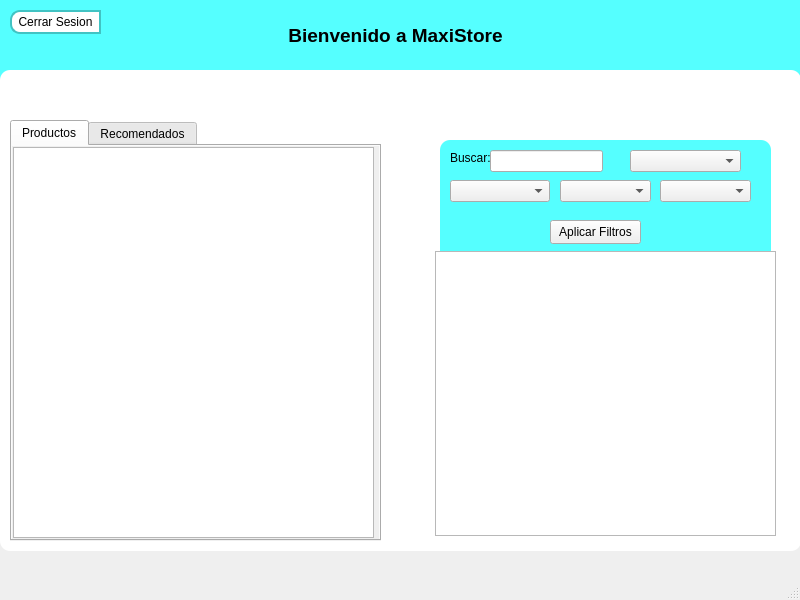
<?xml version="1.0" encoding="UTF-8"?>
<ui version="4.0">
 <class>Ventana_Productos</class>
 <widget class="QMainWindow" name="Ventana_Productos">
  <property name="geometry">
   <rect>
    <x>0</x>
    <y>0</y>
    <width>800</width>
    <height>600</height>
   </rect>
  </property>
  <property name="windowTitle">
   <string>Productos</string>
  </property>
  <property name="styleSheet">
   <string notr="true">#Capa0{
	background-color: rgb(85, 255, 255);
}

#Capa1{
	border-radius: 10px;
	background-color: rgb(255, 255, 255);
}

#Capa2{
	background-color: rgb(85, 255, 255);
	border-radius: 10px;
}

#Volver{
	border: 2px solid rgb(65, 195, 195);
	border-top-left-radius: 10px;
	border-bottom-left-radius: 10px;
	background-color: rgb(255, 255, 255);
}

#Volver:hover{
	
	background-color: rgb(85, 255, 255);
}</string>
  </property>
  <widget class="QWidget" name="centralwidget">
   <widget class="QWidget" name="Capa0" native="true">
    <property name="geometry">
     <rect>
      <x>0</x>
      <y>0</y>
      <width>801</width>
      <height>101</height>
     </rect>
    </property>
    <widget class="QLabel" name="label">
     <property name="geometry">
      <rect>
       <x>240</x>
       <y>20</y>
       <width>311</width>
       <height>31</height>
      </rect>
     </property>
     <property name="font">
      <font>
       <family>Arial</family>
       <pointsize>14</pointsize>
       <bold>true</bold>
      </font>
     </property>
     <property name="text">
      <string>Bienvenido a MaxiStore</string>
     </property>
     <property name="alignment">
      <set>Qt::AlignmentFlag::AlignCenter</set>
     </property>
    </widget>
    <widget class="QPushButton" name="Volver">
     <property name="geometry">
      <rect>
       <x>10</x>
       <y>10</y>
       <width>91</width>
       <height>24</height>
      </rect>
     </property>
     <property name="text">
      <string>Cerrar Sesion</string>
     </property>
    </widget>
   </widget>
   <widget class="QWidget" name="Capa1" native="true">
    <property name="geometry">
     <rect>
      <x>0</x>
      <y>70</y>
      <width>801</width>
      <height>481</height>
     </rect>
    </property>
    <widget class="QTabWidget" name="Carpeta">
     <property name="geometry">
      <rect>
       <x>10</x>
       <y>50</y>
       <width>371</width>
       <height>421</height>
      </rect>
     </property>
     <property name="currentIndex">
      <number>0</number>
     </property>
     <widget class="QWidget" name="Productos">
      <attribute name="title">
       <string>Productos</string>
      </attribute>
      <widget class="QScrollArea" name="scrollArea">
       <property name="geometry">
        <rect>
         <x>-10</x>
         <y>-10</y>
         <width>381</width>
         <height>411</height>
        </rect>
       </property>
       <property name="widgetResizable">
        <bool>true</bool>
       </property>
       <widget class="QWidget" name="scrollAreaWidgetContents">
        <property name="geometry">
         <rect>
          <x>0</x>
          <y>0</y>
          <width>379</width>
          <height>409</height>
         </rect>
        </property>
        <widget class="QListWidget" name="listWidget_3">
         <property name="geometry">
          <rect>
           <x>10</x>
           <y>10</y>
           <width>361</width>
           <height>391</height>
          </rect>
         </property>
        </widget>
       </widget>
      </widget>
     </widget>
     <widget class="QWidget" name="Recomendado">
      <attribute name="title">
       <string>Recomendados</string>
      </attribute>
      <widget class="QScrollArea" name="scrollArea_2">
       <property name="geometry">
        <rect>
         <x>-10</x>
         <y>-10</y>
         <width>381</width>
         <height>411</height>
        </rect>
       </property>
       <property name="widgetResizable">
        <bool>true</bool>
       </property>
       <widget class="QWidget" name="scrollAreaWidgetContents_2">
        <property name="geometry">
         <rect>
          <x>0</x>
          <y>0</y>
          <width>379</width>
          <height>409</height>
         </rect>
        </property>
        <widget class="QListWidget" name="listWidget">
         <property name="geometry">
          <rect>
           <x>10</x>
           <y>10</y>
           <width>361</width>
           <height>391</height>
          </rect>
         </property>
        </widget>
       </widget>
      </widget>
     </widget>
    </widget>
    <widget class="QListWidget" name="listWidget_2">
     <property name="geometry">
      <rect>
       <x>435</x>
       <y>181</y>
       <width>341</width>
       <height>285</height>
      </rect>
     </property>
    </widget>
    <widget class="QWidget" name="Capa2" native="true">
     <property name="geometry">
      <rect>
       <x>440</x>
       <y>70</y>
       <width>331</width>
       <height>141</height>
      </rect>
     </property>
     <widget class="QLabel" name="label_2">
      <property name="geometry">
       <rect>
        <x>10</x>
        <y>10</y>
        <width>41</width>
        <height>16</height>
       </rect>
      </property>
      <property name="text">
       <string>Buscar:</string>
      </property>
     </widget>
     <widget class="QLineEdit" name="lineEdit">
      <property name="geometry">
       <rect>
        <x>50</x>
        <y>10</y>
        <width>113</width>
        <height>22</height>
       </rect>
      </property>
     </widget>
     <widget class="QComboBox" name="comboBox">
      <property name="geometry">
       <rect>
        <x>190</x>
        <y>10</y>
        <width>111</width>
        <height>22</height>
       </rect>
      </property>
      <property name="currentText">
       <string/>
      </property>
      <property name="placeholderText">
       <string>Categorias</string>
      </property>
      <item>
       <property name="text">
        <string>Categorias </string>
       </property>
      </item>
      <item>
       <property name="text">
        <string>Ropa de mujer</string>
       </property>
      </item>
      <item>
       <property name="text">
        <string>Ropa de hombre</string>
       </property>
      </item>
      <item>
       <property name="text">
        <string>Ropa de niño</string>
       </property>
      </item>
      <item>
       <property name="text">
        <string>Calzado</string>
       </property>
      </item>
      <item>
       <property name="text">
        <string>Maquillaje rostro</string>
       </property>
      </item>
      <item>
       <property name="text">
        <string>Maquillaje ojos/labios</string>
       </property>
      </item>
     </widget>
     <widget class="QComboBox" name="comboBox_2">
      <property name="geometry">
       <rect>
        <x>10</x>
        <y>40</y>
        <width>100</width>
        <height>22</height>
       </rect>
      </property>
      <property name="placeholderText">
       <string>Marca</string>
      </property>
      <item>
       <property name="text">
        <string>Marca</string>
       </property>
      </item>
      <item>
       <property name="text">
        <string>Zara</string>
       </property>
      </item>
      <item>
       <property name="text">
        <string>Nike</string>
       </property>
      </item>
      <item>
       <property name="text">
        <string>Maybelline</string>
       </property>
      </item>
      <item>
       <property name="text">
        <string>Lebi's</string>
       </property>
      </item>
      <item>
       <property name="text">
        <string>H&amp;M</string>
       </property>
      </item>
      <item>
       <property name="text">
        <string>L'Oréal</string>
       </property>
      </item>
      <item>
       <property name="text">
        <string>Adidas</string>
       </property>
      </item>
      <item>
       <property name="text">
        <string>MAC</string>
       </property>
      </item>
      <item>
       <property name="text">
        <string>Gap</string>
       </property>
      </item>
      <item>
       <property name="text">
        <string>Revlon</string>
       </property>
      </item>
     </widget>
     <widget class="QComboBox" name="comboBox_3">
      <property name="geometry">
       <rect>
        <x>120</x>
        <y>40</y>
        <width>91</width>
        <height>22</height>
       </rect>
      </property>
      <property name="placeholderText">
       <string>Precio min</string>
      </property>
      <item>
       <property name="text">
        <string>Precio min</string>
       </property>
      </item>
      <item>
       <property name="text">
        <string>10$</string>
       </property>
      </item>
      <item>
       <property name="text">
        <string>20$</string>
       </property>
      </item>
      <item>
       <property name="text">
        <string>30$</string>
       </property>
      </item>
      <item>
       <property name="text">
        <string>40$</string>
       </property>
      </item>
      <item>
       <property name="text">
        <string>50$</string>
       </property>
      </item>
      <item>
       <property name="text">
        <string>60$</string>
       </property>
      </item>
      <item>
       <property name="text">
        <string>70$</string>
       </property>
      </item>
      <item>
       <property name="text">
        <string>80$</string>
       </property>
      </item>
      <item>
       <property name="text">
        <string>90$</string>
       </property>
      </item>
      <item>
       <property name="text">
        <string>100$</string>
       </property>
      </item>
      <item>
       <property name="text">
        <string>110$</string>
       </property>
      </item>
      <item>
       <property name="text">
        <string>120$</string>
       </property>
      </item>
      <item>
       <property name="text">
        <string>130$</string>
       </property>
      </item>
      <item>
       <property name="text">
        <string>140$</string>
       </property>
      </item>
      <item>
       <property name="text">
        <string>150$</string>
       </property>
      </item>
      <item>
       <property name="text">
        <string>160$</string>
       </property>
      </item>
      <item>
       <property name="text">
        <string>170$</string>
       </property>
      </item>
      <item>
       <property name="text">
        <string>180$</string>
       </property>
      </item>
      <item>
       <property name="text">
        <string>190$</string>
       </property>
      </item>
      <item>
       <property name="text">
        <string>200$</string>
       </property>
      </item>
     </widget>
     <widget class="QPushButton" name="pushButton">
      <property name="geometry">
       <rect>
        <x>110</x>
        <y>80</y>
        <width>91</width>
        <height>24</height>
       </rect>
      </property>
      <property name="text">
       <string>Aplicar Filtros</string>
      </property>
     </widget>
     <widget class="QComboBox" name="comboBox_4">
      <property name="geometry">
       <rect>
        <x>220</x>
        <y>40</y>
        <width>91</width>
        <height>22</height>
       </rect>
      </property>
      <property name="placeholderText">
       <string>Precio Max</string>
      </property>
      <item>
       <property name="text">
        <string>Precio Max</string>
       </property>
      </item>
      <item>
       <property name="text">
        <string>10$</string>
       </property>
      </item>
      <item>
       <property name="text">
        <string>20$</string>
       </property>
      </item>
      <item>
       <property name="text">
        <string>30$</string>
       </property>
      </item>
      <item>
       <property name="text">
        <string>40$</string>
       </property>
      </item>
      <item>
       <property name="text">
        <string>50$</string>
       </property>
      </item>
      <item>
       <property name="text">
        <string>60$</string>
       </property>
      </item>
      <item>
       <property name="text">
        <string>70$</string>
       </property>
      </item>
      <item>
       <property name="text">
        <string>80$</string>
       </property>
      </item>
      <item>
       <property name="text">
        <string>90$</string>
       </property>
      </item>
      <item>
       <property name="text">
        <string>100$</string>
       </property>
      </item>
      <item>
       <property name="text">
        <string>110$</string>
       </property>
      </item>
      <item>
       <property name="text">
        <string>120$</string>
       </property>
      </item>
      <item>
       <property name="text">
        <string>130$</string>
       </property>
      </item>
      <item>
       <property name="text">
        <string>140$</string>
       </property>
      </item>
      <item>
       <property name="text">
        <string>150$</string>
       </property>
      </item>
      <item>
       <property name="text">
        <string>160$</string>
       </property>
      </item>
      <item>
       <property name="text">
        <string>170$</string>
       </property>
      </item>
      <item>
       <property name="text">
        <string>180$</string>
       </property>
      </item>
      <item>
       <property name="text">
        <string>190$</string>
       </property>
      </item>
      <item>
       <property name="text">
        <string>200$</string>
       </property>
      </item>
     </widget>
    </widget>
    <zorder>Capa2</zorder>
    <zorder>Carpeta</zorder>
    <zorder>listWidget_2</zorder>
   </widget>
  </widget>
  <widget class="QMenuBar" name="menubar">
   <property name="geometry">
    <rect>
     <x>0</x>
     <y>0</y>
     <width>800</width>
     <height>22</height>
    </rect>
   </property>
  </widget>
  <widget class="QStatusBar" name="statusbar"/>
 </widget>
 <resources/>
 <connections/>
</ui>
